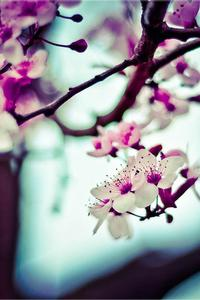
#> input picture 06-ImageEnhancement/sample.jpg, 200 x 300 px
$ jupyter execute ImageEnhancements.ipynb
#> lines starting #> are read from the running program, lines starting #| are printed output that depends on the picture; after the words box and inside, x2 and y2 are one past the last pixel; in counts of white or black regions, pixels touching at a corner belong together
<h1>Table of Contents<span class="tocSkip"></span></h1>
<div class="toc"><ul class="toc-item"><li><span><a href="#Point-Transforms" data-toc-modified-id="Point-Transforms-1">Point Transforms</a></span><ul class="toc-item"><li><span><a href="#Brightness" data-toc-modified-id="Brightness-1.1">Brightness</a></span></li></ul></li><li><span><a href="#Thresholding" data-toc-modified-id="Thresholding-2">Thresholding</a></span></li><li><span><a href="#Linear-Stretch" data-toc-modified-id="Linear-Stretch-3">Linear Stretch</a></span></li></ul></div>

[cell 1]
import cv2
import numpy as np
from matplotlib import pyplot as plt
from time import time

# Point Transforms

## Brightness
$$
T(i)=\alpha i +\beta
$$

[cell 2]
def changeBrightness(img,alpha,beta):
    img=alpha*img.copy().astype('int')+beta
    img[img<0]=0
    img[img>255]=255
    return img.astype(np.uint8)
img=cv2.imread('sample.jpg',0)
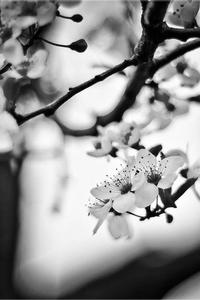
#> img: shape (300, 200); min 0, max 255, mean 148.3
assert len(img)!=0, 'Picture not found'
IncreasedBrightness=changeBrightness(img,1,60)
#> in changeBrightness, `img[img>255]=255`:
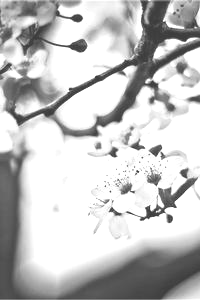
#> img: shape (300, 200) int64; min 60, max 255, mean 195.4
DecreasedBrightness=changeBrightness(img,1,-20)
#> in changeBrightness (call 2), `img[img<0]=0`: img: shape (300, 200) int64; min 0, max 235, mean 129.1
plt.figure(figsize=(20,10))
plt.subplot(2,3,1)
plt.imshow(DecreasedBrightness, cmap='gray')
plt.title('Decreased Brightness',fontsize='20')
plt.axis(False)
plt.subplot(2,3,2)
plt.imshow(img, cmap='gray')
plt.title('Orginal Image',fontsize='20')
plt.axis(False)
plt.subplot(2,3,3)
plt.imshow(IncreasedBrightness, cmap='gray')
plt.title('Increased Brightness',fontsize='20')
plt.axis(False)
plt.subplot(2,3,4)
plt.hist(DecreasedBrightness.ravel(),bins=256, fc='k', ec='k')
plt.subplot(2,3,5)
plt.hist(img.ravel(),bins=256, fc='k', ec='k')
plt.subplot(2,3,6)
plt.hist(IncreasedBrightness.ravel(),bins=256, fc='k', ec='k')
plt.show()
#> figure, not shown here; panel 4: tallest bar 4798 high, from x = 0 to 0.918; panel 5: tallest bar 1333 high, from x = 246 to 247; panel 6: tallest bar 23567 high, from x = 254.2 to 255

# Thresholding
$$
T( i) =\begin{cases}
V_{min} & i< t\\
V_{max} & i >t
\end{cases}
$$

[cell 3]
def threshold(img,t,vMin=0,vMax=255):
#> called with t = 100, vMin = 0, vMax = 255
    outImg=img.copy()
    outImg[outImg<=t]=vMin
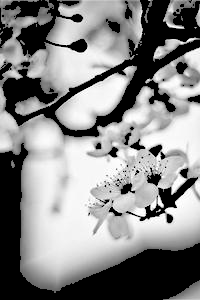
#> outImg: shape (300, 200); min 0, max 255, mean 135.5
    outImg[outImg>t]=vMax
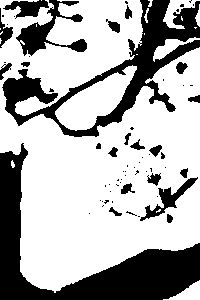
#> outImg: shape (300, 200); 68.7% white; 66 black regions (43 under 20 px), largest, box (x1, y1, x2, y2) and area: (0, 143, 200, 300) 8666, (2, 0, 200, 137) 6401, (16, 0, 87, 56) 1261
    return outImg
OrginalImg=cv2.imread('sample.jpg',0)
t=100
ThresholdImg=threshold(OrginalImg,t)
plt.figure(figsize=(12,10))
plt.subplot(1,2,1)
plt.title('Orginal Image',fontsize='20')
plt.imshow(OrginalImg ,cmap = 'gray')
plt.axis(False)
plt.subplot(1,2,2)
plt.title(f'Thresholding {t}', fontsize='20')
plt.imshow(ThresholdImg, cmap = 'gray')
plt.axis(False)
plt.show()

# Linear Stretch
$$
 \begin{array}{l}
T( x) =\begin{cases}
v_{min} & x< a\\
f( x) & a\leqslant x\leqslant b\\
v_{max} & x >b
\end{cases}\\
f( x) =mx+n\Longrightarrow \begin{cases}
ma+n=v_{min}\\
mb+n=v_{max}
\end{cases} \Longrightarrow \begin{cases}
m=\frac{v_{max} -v_{min}}{b-a}\\
n=\frac{bv_{min} -av_{max}}{b-a}
\end{cases}
\end{array}
$$
To increase the calculation time lets avoid `conditions`\
as we know
$$
Heaviside( x,a) =\begin{cases}
0 & x< 0\\
a & x=0\\
1 & x >0
\end{cases}
$$
using `np.heaviside` function we can rewrite $T$ function as well as:
$$
 \begin{array}{l}
T( x) =\begin{cases}
v_{min} & x< a\\
f( x) & a\leqslant x\leqslant b\\
v_{max} & x >b
\end{cases} =\begin{cases}
v_{min} & 0< a-x\\
f( x) & ( 0\leqslant x-a\leqslant b-a\equiv \ 0\leqslant x-a\ And\ x-a\leqslant b-a\\
v_{max} & x-b >0
\end{cases}\\
=\begin{cases}
v_{min} & H( a-x,0) =1\\
f( x) & H( x-a) \times H( \ b-x) =1\\
v_{max} & H( x-b) =1
\end{cases}\\
\Longrightarrow \boxed{T( x) =v_{min}\times H( a-x,0) +v_{max} \times H( x-b,0) +( mx+n) \times H( x-a,1) \times H( b-x,1)}
\end{array}
$$

[cell 4]
def linearStretch(img,a,b,Vmin,Vmax):
    if a>b: a,b=b,a
    if Vmin>Vmax: Vmin,Vmax=Vmax,Vmin
    m=(Vmax-Vmin)/(b-a)
    n=(b*Vmin-a*Vmax)/(b-a)
    return np.vectorize(lambda x,a,b,m,n,Vmin,Vmax:Vmin*np.heaviside(a-x,0)\
                                                  +Vmax*np.heaviside(x-b,0)\
                                                  +(m*x+n)*np.heaviside(x-a,1)\
                                                          *np.heaviside(b-x,1))\
           (img.astype(np.int16),a,b,m,n,Vmin,Vmax).astype(np.uint8)
print(",  ".join(f"{i}->{j}" for i,j in zip(np.arange(256),
                                            linearStretch(np.arange(256),
                                                          100,150,0,50)
                                           )
                )
     )
plt.plot(np.arange(256),linearStretch(np.arange(256),100,150,0,50),'g.')
plt.xlim(-5,260)
plt.ylim(-5,260)
plt.show()
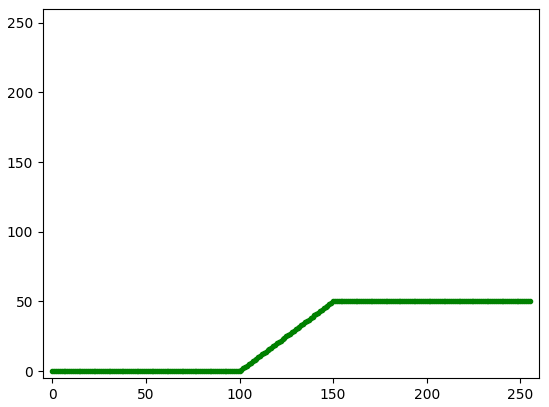
#> figure drawn by matplotlib, 1 panel; curve peaks at x = 150, y = 50

[cell 5]
OrginalImg=cv2.imread('grayGradiant.jpg',0)
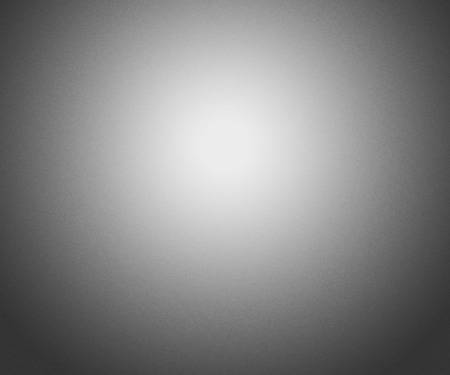
#> input picture 06-ImageEnhancement/grayGradiant.jpg, 450 x 375 px
#> OrginalImg is the input picture: shape (375, 450); min 49, max 238, mean 134.8
start=time()
StretchedImg=linearStretch(OrginalImg,100,150,0,50)
#> call 3 of linearStretch, with a = 100, b = 150, Vmin = 0, Vmax = 50
#> in linearStretch (call 3), `return np.vectorize(lambda x,a,b,m,n,Vmin,Vmax:Vmin*np.heaviside(a-x,0..`:
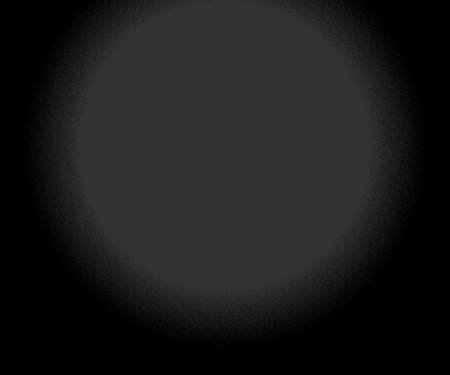
#> returned value: shape (375, 450); min 0, max 50, mean 26.6
print(f"the time elapsed for calculation is: {time()-start}")
plt.figure(figsize=(12,10))
plt.subplot(2,2,1)
plt.title('Orginal Image',fontsize='20')
plt.imshow(OrginalImg,cmap='gray',vmin=0,vmax=255)
plt.axis(False)
plt.subplot(2,2,2)
plt.title('Linear Stretch', fontsize='20')
plt.imshow(StretchedImg,cmap='gray',vmin=0,vmax=255)
plt.axis(False)
plt.subplot(2,2,3)
plt.title('Linear Stretch', fontsize='20')
plt.hist(OrginalImg.ravel(),bins=256, fc='k', ec='k')
plt.subplot(2,2,4)
plt.title('Linear Stretch', fontsize='20')
plt.hist(StretchedImg.ravel(),bins=256, fc='k', ec='k')
plt.show()
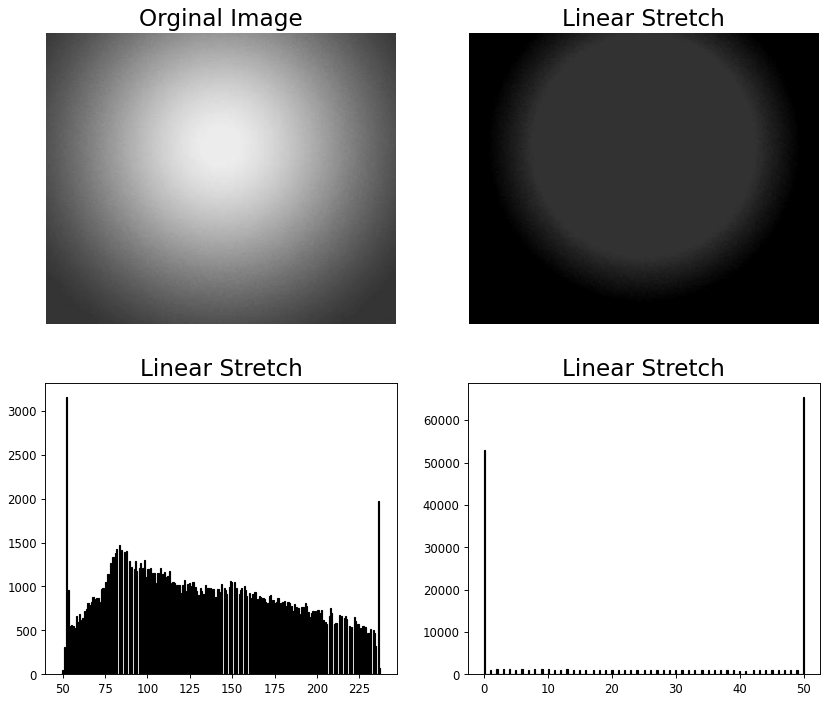
#> figure drawn by matplotlib, 4 panels; panel 3: tallest bar 3161 high, from x = 51.95 to 52.69; panel 4: tallest bar 65567 high, from x = 49.8 to 50

[cell 6]
OrginalImg=cv2.imread('sample.jpg',0)
equalizeHist = cv2.equalizeHist(OrginalImg)
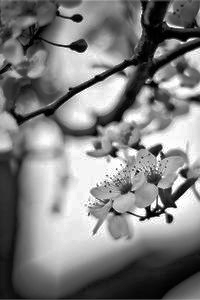
#> equalizeHist: shape (300, 200); min 0, max 255, mean 127.6
plt.figure(figsize=(12,10))
plt.subplot(221)
plt.title('Orginal Image',fontsize='20')
plt.imshow(OrginalImg ,cmap = 'gray')
plt.axis('off')
plt.subplot(222)
plt.title('Histogram equalize', fontsize='20')
plt.imshow(equalizeHist, cmap = 'gray')
plt.axis('off')
plt.subplot(223)
plt.hist(OrginalImg.ravel(),bins=256, fc='k', ec='k')
plt.subplot(224)
plt.hist(equalizeHist.ravel(),bins=256, fc='k', ec='k')
plt.show()
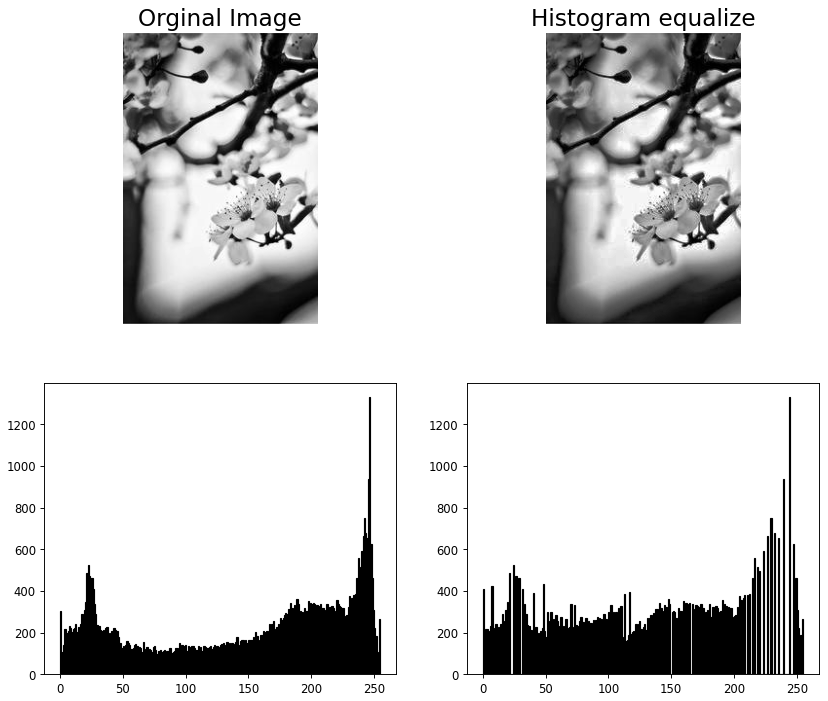
#> figure drawn by matplotlib, 4 panels; panel 3: tallest bar 1333 high, from x = 246 to 247; panel 4: tallest bar 1333 high, from x = 244 to 245
